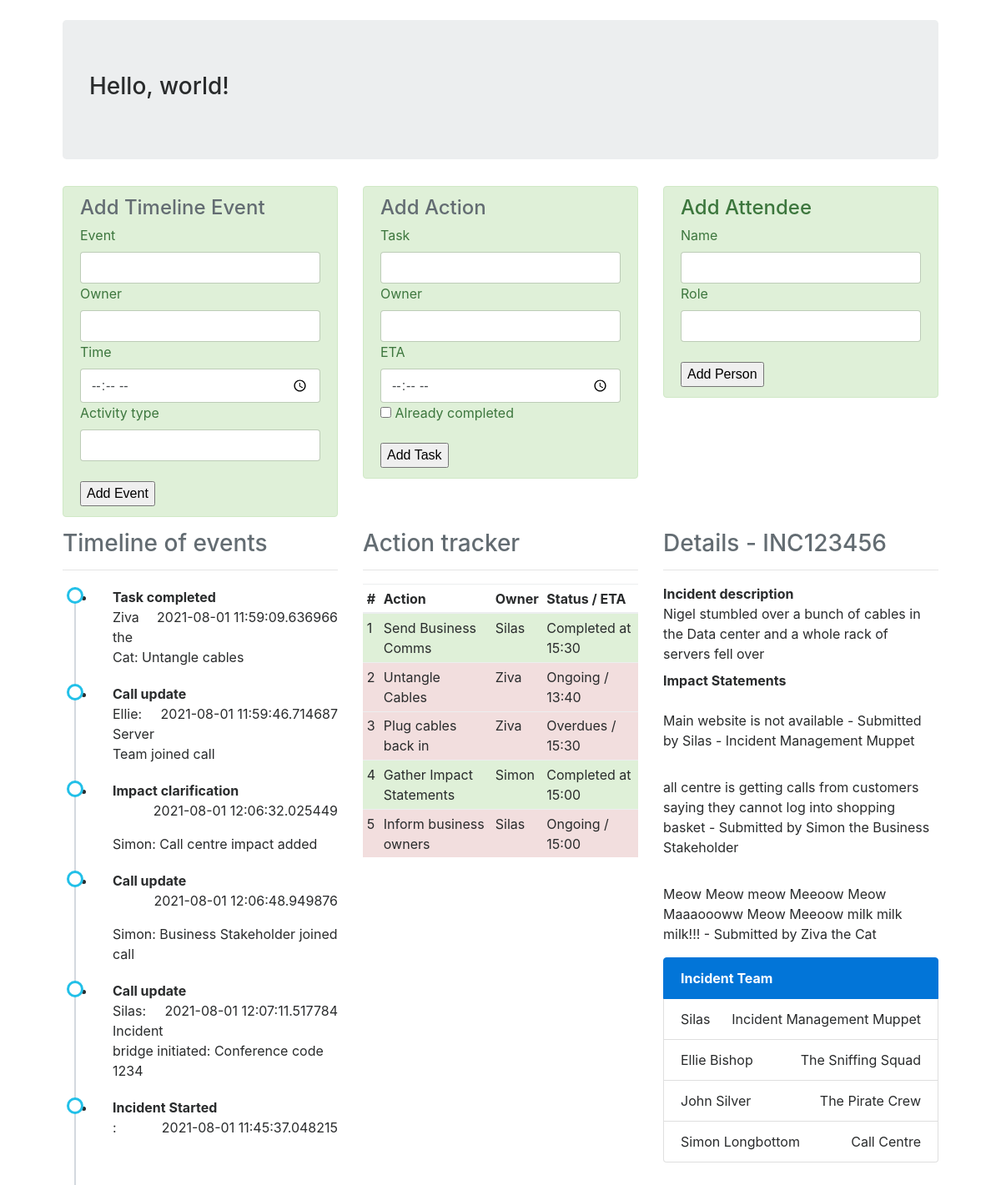
The app's page /admin/INC123456, older data.
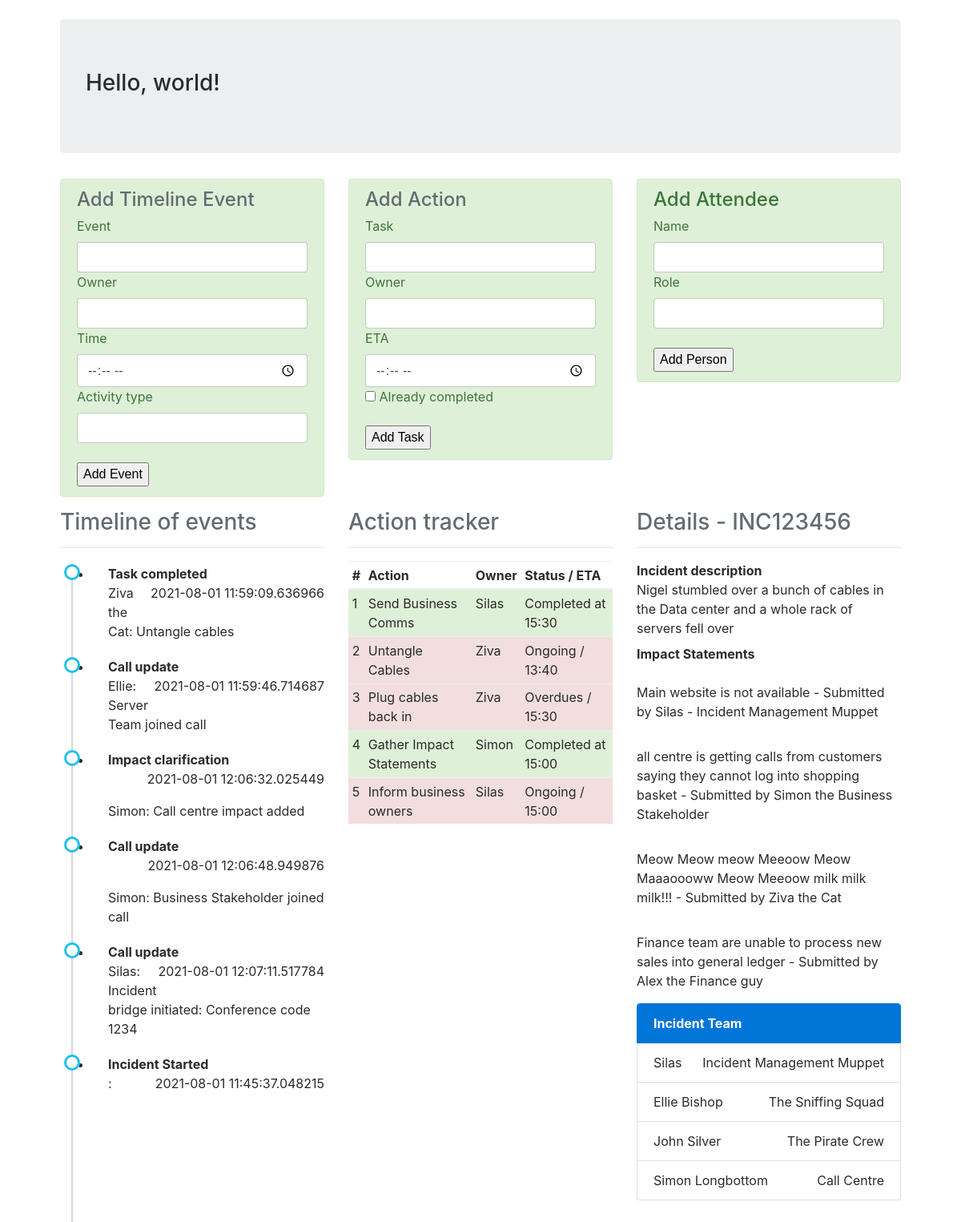
The same page, newer data.
### models.py (models this page shows, shortened)
class Event(db.Model):
    id = db.Column(db.Integer, primary_key=True)
    body = db.Column(db.String(512))
    assignee = db.Column(db.String(32), index=True)
    activity = db.Column(db.String(32))
    timestamp = db.Column(db.DateTime, index=True, default=datetime.utcnow)
    incident_no = db.Column(db.String(32), db.ForeignKey('incident.incident_no'), index=True)

class Task(db.Model):
    id = db.Column(db.Integer, primary_key=True)
    incident_no = db.Column(db.String(32), db.ForeignKey('incident.incident_no'), index=True)
    body = db.Column(db.String(512))
    assignee = db.Column(db.String(32), index=True)
    eta = db.Column(db.String(32))
    status = db.Column(db.String(32))

class ImpactStatement(db.Model):
    id = db.Column(db.Integer, primary_key=True)
    incident_no = db.Column(db.String(32), db.ForeignKey('incident.incident_no'), index=True)
    body = db.Column(db.String(512))
    submitter = db.Column(db.String(32), index=True)

class IncMem(db.Model):
    id = db.Column(db.Integer, primary_key=True)
    person = db.Column(db.String(512), index=True)
    role = db.Column(db.String(32), index=True)
    incident_no = db.Column(db.String(32), db.ForeignKey('incident.incident_no'), index=True)

### simaritan/routes.py (the view)
@app.route('/admin/<incident>')
def admin(incident):
    taskform = TaskAdditionForm()
    eventform = EventAdditionForm()
    personform  = PersonAdditionForm()
    user = {'username': 'Silas'}
    inc = Incident.query.filter_by(incident_no=incident).first()
    impacts = ImpactStatement.query.filter_by(incident_no=incident).all()
    tasks = Task.query.filter_by(incident_no=incident).all()
    timeline = Event.query.filter_by(incident_no=incident).all()
    team = IncMem.query.filter_by(incident_no=incident).all()
    return render_template('admin.html', title='Admin', taskf=taskform, eventf=eventform, teamf=personform,
                           user=user, tasks=tasks, impacts=impacts, inc=inc, team=team, timeline=timeline)

### simaritan/forms.py
class TaskAdditionForm(FlaskForm):
    task = StringField('Task', validators=[DataRequired()])
    owner = StringField('Owner', validators=[DataRequired()])
    eta = TimeField('ETA', validators=[DataRequired()])
    already_done = BooleanField('Already completed')
    submit = SubmitField('Add Task')

class EventAdditionForm(FlaskForm):
    event = StringField('Event', validators=[DataRequired()])
    owner = StringField('Owner', validators=[DataRequired()])
    activity_type = StringField('Activity type', validators=[DataRequired()])
    eta = TimeField('Time', validators=[DataRequired()])
    submit = SubmitField('Add Event')

### simaritan/templates/admin.html
{% extends "base.html" %}
{% block body %}
		<div class="row">
			<div class="col-md-12">
				<div class="row">
					{% include "components/admin-header-row.html" %}
				</div>
				<div class="row">
					<div class="col-md-4">
						{% include "components/timeline.html" %}
					</div>
					<div class="col-md-4">
						{% include "components/actions.html" %}
					</div>
					<div class="col-md-4">
						{% include "components/incdetails.html" %}
						{% include "components/team.html" %}
					</div>
				</div>
			</div>
		</div>
	</div>
{% endblock %}

### simaritan/templates/components/timeline.html
<h3 class="text-left text-muted">
	Timeline of events
</h3>
<hr />
<ul class="timeline">
	{% for tl in timeline %}
		<li>
			<strong>{{ tl.activity }}</strong>
			<p class="float-right">{{tl.timestamp}}</p>
			<p>{{ tl.assignee }}: {{ tl.body }}</p>
		</li>
	{% endfor %}
</ul>

### simaritan/templates/components/actions.html
<h3 class="text-left text-muted">
	Action tracker
</h3>
<hr />
<table class="table table-striped table-hover table-sm">
	<thead>
		<tr>
			<th>
				#
			</th>
			<th>
				Action
			</th>
			<th>
				Owner
			</th>
			<th>
				Status / ETA
			</th>
		</tr>
    </thead>
    <tbody>
		{% for task in tasks %}
        		{% if task.status == 'Complete' %}
        	<tr class="table-success">
   	    	 	{% endif %}
   	    	 	{% if task.status != 'Complete' %}
	    	<tr class="table-danger">
   	    	 	{% endif %}
	    		<td>
	    			{{ task.id }}
	    		</td>
	    		<td>
	    			{{ task.body }}
	    		</td>
	    		<td>
	    			{{ task.assignee }}
	    		</td>
	    		<td>
	    			{{ task.status }}{% if task.status == 'Complete' %}d at {{ task.eta }} {% endif %}
	    			{% if task.status != 'Complete' %} / {{ task.eta }} {% endif %}
	    		</td>
	    	</tr>
    	{% endfor %}
    </tbody>
</table>

### simaritan/templates/components/incdetails.html
<h3 class="text-left text-muted">
	Details - {{ inc.incident_no }}
</h3>
<hr />
<dl>
	<dt>
		Incident description
	</dt>
	<dd>
		{{ inc.description }}
	</dd>
	<dt>
		Impact Statements
	</dt>
	{% for statement in impacts %}
	<dd><br />
		{{ statement.body }} - Submitted by {{statement.submitter }}
	</dd>
	{% endfor %}
</dl>

### simaritan/templates/components/team.html
<div class="list-group">
	<strong href="#" class="list-group-item list-group-item-action active">Incident Team</strong>
	{% for member in team %}
	<div class="list-group-item justify-content-between">
		{{ member.person }} <span class="">{{ member.role }}</span>
	</div>
	{% endfor %}
</div>

Row changes from the older to the newer data that the page shows:
added ImpactStatement: body "Finance team are unable to process new sales into general ledger", submitter "Alex the Finance guy"
